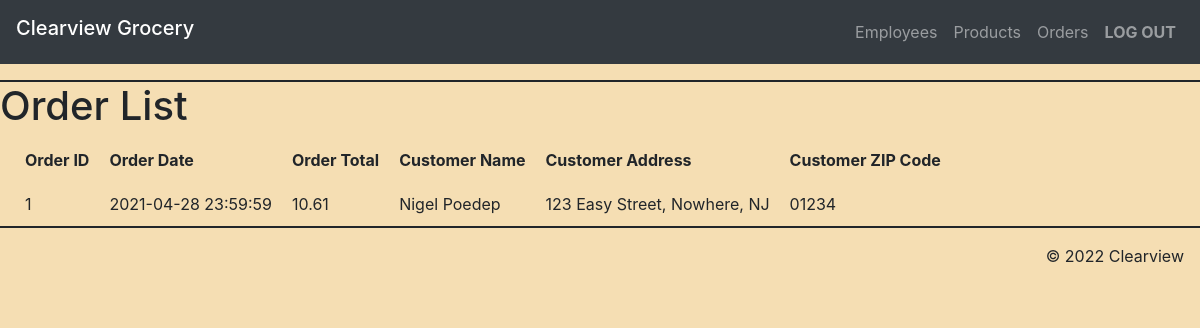
Page /employee/ordersTable.php on the committed database.
### tables this page shows
create table Orders(
	orderID int NOT NULL AUTO_INCREMENT,
	orderTotal decimal(10,2),
	orderDate datetime NOT NULL,
	custName varchar(255) NOT NULL,
	custAddress varchar(255) NOT NULL,
	custZip varchar(255) NOT NULL,
	custCard varchar(255) NOT NULL,
	PRIMARY KEY(orderID)
);

### model/orderFunctions.php (called while the page is built, shortened)
<?php
function getOrders() {
    global $db;
    $query = 'SELECT * FROM Orders';
    $statement = $db->prepare($query);
    $statement->execute();
    $orders = $statement->fetchAll();
    return $orders;
}
?>

### employee/ordersDisplay.php (the view, shortened to what this page needs)
<?php include '../view/empHeader.php'; ?>
<main>
    <h1>Order List</h1>
        <div class="col-sm">
            <table>
                <tr>
                    <th>Order ID</th>
                    <th>Order Date</th>
                    <th>Order Total</th>
                    <th>Customer Name</th>
                    <th>Customer Address</th>
                    <th>Customer ZIP Code</th>
                </tr>
                <?php foreach ($orders as $order) : ?>
                    <tr>
                        <td><?php echo $order['orderID']; ?></td>
                        <td><?php echo $order['orderDate']; ?></td>
						<td><?php echo $order['orderTotal']; ?></td>
                        <td><?php echo $order['custName']; ?></td>
                        <td><?php echo $order['custAddress']; ?></td>
						<td><?php echo $order['custZip']; ?></td>
                    </tr>
                <?php endforeach; ?>
            </table>
        </div>
</main>
<?php include '../view/footer.php'; ?>

### main.css (style rules this page uses)
body { background-color:wheat; }
th { padding: 10px 10px; }
td { padding: 10px 10px; }

### rows in the picture
orders: orderID "1", orderDate "2021-04-28 23:59:59", orderTotal "10.61", custName "Nigel Poedep", custAddress "123 Easy Street, Nowhere, NJ", custZip "01234"
